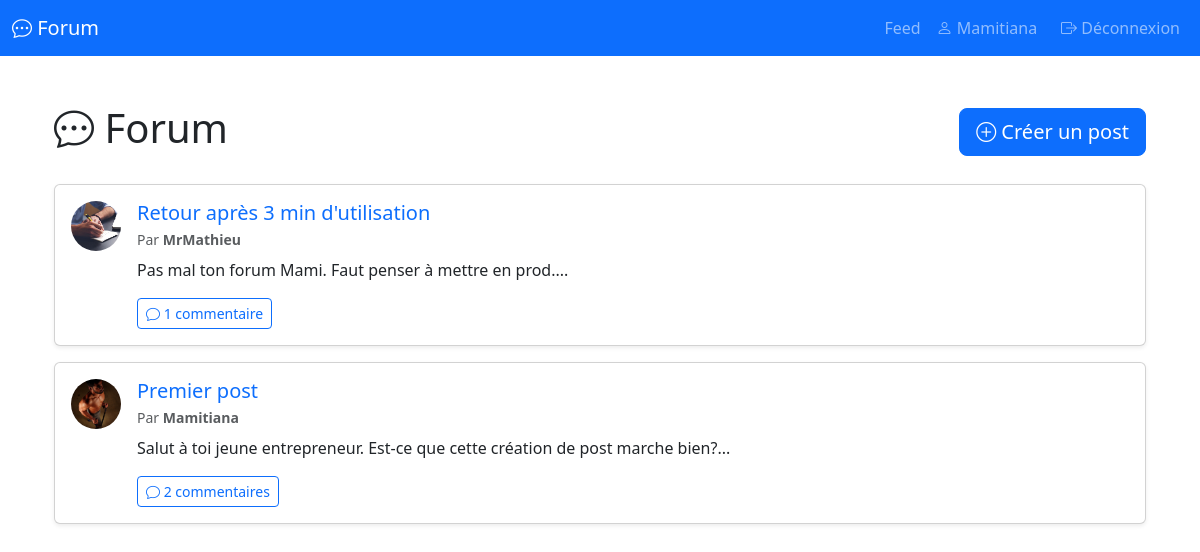
The page /orphee/POO/TP-CRUD/post (signed in) on the database its author committed.
### tables this page shows
CREATE TABLE `user` (
  `id_user` int NOT NULL,
  `pseudo` varchar(255) NOT NULL,
  `email` varchar(255) NOT NULL,
  `password` varchar(255) NOT NULL,
  `avatar` varchar(255) NOT NULL
);

CREATE TABLE `post` (
  `id_post` int NOT NULL,
  `title` varchar(255) NOT NULL,
  `content` text NOT NULL,
  `author_id` int NOT NULL
);

### Core/Controller.php (called while the page is built, shortened)
<?php
class Controller
{
    public function render($layout, $template, $params = [])
    {
        extract($params);
        require_once ROOT_PATH . '/App/View/' . $template;
        $content = ob_get_clean();
        require_once ROOT_PATH . '/App/View/' . $layout;
        return ob_end_flush();
    }
}

### App/Controller/PostController.php (called while the page is built, shortened)
<?php
class PostController extends Controller
{
    private $postService;
    public function __construct()
    {
        $this->postService = new PostService;
    }
    public function index()
    {
        $posts = $this->postService->getAllPosts();
        return $this->render('layout.php', 'post/accueil.php', [
            'posts' => $posts,
        ]);
    }
}

### Core/Router.php (called while the page is built, shortened)
<?php
class Router
{
    public function route()
    {
        $url = $_SERVER['REQUEST_URI'];
        $url = strtok($url, '?');
        if(strpos($url, '/orphee/POO/TP-CRUD') === 0) {
            $url = substr($url, strlen('/orphee/POO/TP-CRUD'));
        }
        $url = ltrim($url, '/');
        $segments = explode('/', $url);
        $methodName = (isset($segments[1]) && $segments[1] != '') ? $segments[1] : 'index';
        $controller = new $controllerClass;
        $params = array_slice($segments, 2);
        call_user_func_array([$controller, $methodName], $params);
    }
}

### index.php (called while the page is built, shortened)
<?php
$router = new Core\Router;
$router->route();

### Core/Session.php (called while the page is built, shortened)
<?php
class Session
{
    public function get($index)
    {
        return isset($_SESSION[$index]) ? $_SESSION[$index] : null;
    }
    public function has($index)
    {
        return isset($_SESSION[$index]);
    }
}

### Core/Model.php (called while the page is built, shortened)
<?php
class Model
{
    protected $db;
    public function __construct()
    {
        if(!$this->db) {
            $infos = simplexml_load_file(ROOT_PATH .'/Core/config.xml');
            try {
                $this->db = new \PDO('mysql:host=' . $infos->host . ';dbname=' . $infos->db, $infos->user, $infos->password, [
                    \PDO::ATTR_ERRMODE => \PDO::ERRMODE_EXCEPTION,
                    \PDO::MYSQL_ATTR_INIT_COMMAND => 'SET NAMES utf8'
                ]);
            } catch(\PDOException $e) {
                exit('Erreur de connexion : ' . $e->getMessage());
            }
        }
    }
}

### App/Service/PostService.php (called while the page is built, shortened)
<?php
class PostService
{
    private $postModel;
    public function __construct()
    {
        $this->postModel = new Post;
    }
    public function getAllPosts()
    {
        return $this->postModel->SelectAll();
    }
}

### App/Model/Post.php (called while the page is built, shortened)
<?php
class Post extends Model
{
    public function SelectAll()
    {
        $data = $this->db->query("SELECT p.*, u.pseudo, u.avatar, COUNT(c.id_comment) as comment_count FROM post p JOIN user u ON p.author_id = u.id_user LEFT JOIN comment c ON p.id_post = c.post_id GROUP BY p.id_post ORDER BY p.id_post DESC");
        return $data->fetchAll(\PDO::FETCH_OBJ);
    }
}

### App/View/post/accueil.php (the view)
<div class="container mt-5">
    <div class="row mb-4">
        <div class="col-md-12">
            <div class="d-flex justify-content-between align-items-center">
                <h1><i class="bi bi-chat-dots"></i> Forum</h1>
                <?php
                $session = new \Core\Session();
                if ($session->has('user')):
                ?>
                    <a href="<?= ROOT_URL ?>/post/add" class="btn btn-primary btn-lg">
                        <i class="bi bi-plus-circle"></i> Créer un post
                    </a>
                <?php endif; ?>
            </div>
        </div>
    </div>
    <div class="row">
        <div class="col-md-12">
            <?php if (empty($posts)): ?>
                <div class="alert alert-info text-center">
                    <p class="mb-0">Aucun post pour le moment.</p>
                </div>
            <?php else: ?>
                <?php foreach ($posts as $post): ?>
                    <div class="card shadow-sm mb-3">
                        <div class="card-body">
                            <div class="d-flex align-items-start">
                                <?php if ($post->avatar): ?>
                                    <img src="<?= ROOT_URL ?>/public/images/<?= htmlspecialchars($post->avatar) ?>" alt="Avatar" class="rounded-circle me-3" style="width: 50px; height: 50px; object-fit: cover;">
                                <?php else: ?>
                                    <div class="rounded-circle bg-secondary me-3 d-flex align-items-center justify-content-center" style="width: 50px; height: 50px;">
                                        <i class="bi bi-person-fill text-white"></i>
                                    </div>
                                <?php endif; ?>
                                <div class="flex-grow-1">
                                    <h5 class="card-title mb-1">
                                        <a href="<?= ROOT_URL ?>/post/detail/<?= $post->id_post ?>" class="text-decoration-none">
                                            <?= htmlspecialchars($post->title) ?>
                                        </a>
                                    </h5>
                                    <p class="card-text text-muted small mb-2">
                                        Par <strong><?= htmlspecialchars($post->pseudo) ?></strong>
                                    </p>
                                    <p class="card-text"><?= htmlspecialchars(substr($post->content, 0, 150)) ?>...</p>
                                    <a href="<?= ROOT_URL ?>/post/detail/<?= $post->id_post ?>" class="btn btn-sm btn-outline-primary">
                                        <i class="bi bi-chat"></i> <?= $post->comment_count ?> commentaire<?= $post->comment_count > 1 ? 's' : '' ?>
                                    </a>
                                </div>
                            </div>
                        </div>
                    </div>
                <?php endforeach; ?>
            <?php endif; ?>
        </div>
    </div>
</div>

### App/View/layout.php (shortened to what this page needs)
<!doctype html>
<html lang="fr">
<head>
    <link href="https://cdn.jsdelivr.net/npm/bootstrap@5.3.8/dist/css/bootstrap.min.css" rel="stylesheet">
    <link rel="stylesheet" href="https://cdn.jsdelivr.net/npm/bootstrap-icons@1.13.1/font/bootstrap-icons.min.css">
</head>
<body>
    <nav class="navbar navbar-expand-lg navbar-dark bg-primary">
        <div class="container-fluid">
            <a class="navbar-brand" href="<?= ROOT_URL."/" ?>">
                <i class="bi bi-chat-dots"></i> Forum
            </a>
            <div class="collapse navbar-collapse" id="navbarNav">
                <ul class="navbar-nav ms-auto">
                    <li class="nav-item">
                        <a class="nav-link" href="<?= ROOT_URL."/post" ?>">
                            Feed
                        </a>
                    </li>
                    <?php
                    $session = new \Core\Session();
                    if ($session->has('user')):
                        $user = $session->get('user');
                    ?>
                        <li class="nav-item">
                            <a class="nav-link" href="<?= ROOT_URL."/user/profil" ?>">
                                <i class="bi bi-person"></i> <?= htmlspecialchars($user->pseudo) ?>
                            </a>
                        </li>
                    <?php endif; ?>
                </ul>
                <ul class="navbar-nav">
                    <?php if ($session->has('user')): ?>
                        <li class="nav-item">
                            <a class="nav-link btn btn-danger btn-sm ms-2" href="<?= ROOT_URL."/user/deconnexion" ?>">
                                <i class="bi bi-box-arrow-right"></i> Déconnexion
                            </a>
                        </li>
                    <?php endif; ?>
                </ul>
            </div>
        </div>
    </nav>
    <div class="container">
        <?= $content ?>
    </div>
</body>
</html>

### rows shown on the page
user: pseudo "Mamitiana"
post: author.avatar (picture), title "Retour après 3 min d'utilisation", author.pseudo "MrMathieu", content "Pas mal ton forum Mami. Faut penser à mettre en prod.", comment_count "1"
post: author.avatar (picture), title "Premier post", author.pseudo "Mamitiana", content "Salut à toi jeune entrepreneur. Est-ce que cette création de post marche bien?", comment_count "2"
